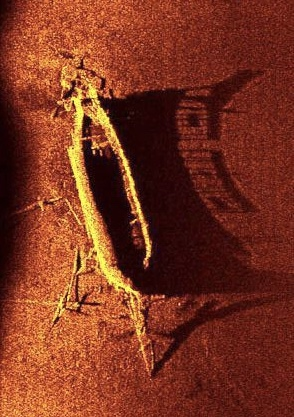
%> input picture TEST15/sonar_original.jpg, 294 x 417 px
$ octave Overall_Without_Circle.m   (GNU Octave 9; MATLAB toolbox functions it lacks are replaced by stand-ins)
%> lines starting %> are read from the running program, lines starting %| are printed output that depends on the picture; in (x1, y1, x2, y2) boxes, pixels count from 0 and x2, y2 are one past the last pixel; in counts of white or black regions, pixels touching at a corner belong together; the program's own positions count from 1
clc
clear all
tic

%%
%Read the Sonar Original Image
Original_Image = imread('sonar_original.jpg'); %Your Local Location of Sonar Image
%> Original_Image is the input picture: size 417x294x3 uint8; mean R, G, B 123.3, 52.2, 31.8

%%
%Gray Image ---- From 3 Channels to 1 Channel
Img_gray = rgb2gray(Original_Image);
[m, n] = size(Img_gray);
%> m = 417; n = 294
figure(1)
imshow(Img_gray)
axis normal;
set(gca,'position',[0 0 1 1]);
print('Img_gray', '-dpng',  '-r600')

%%
%Denoise: DCT (Discrete Cosine Transform)
%medfilt2, Lee, Kuan, Frost, wavelets
Img_Denoise = dct2(Img_gray);  %Discrete Cosine Transform : Noise --> High Frequency --> Low Amplitude
I = zeros(m, n);
I(1:m/3, 1:n/3) = 1; %Keep Low Frequency Denoise High Frequency
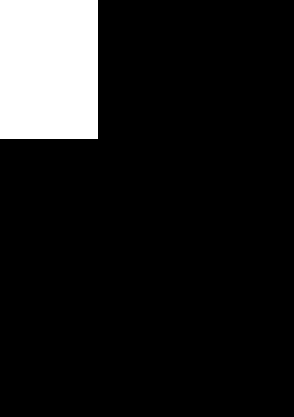
%> I: size 417x294 double; values 0 (black) and 1 (white), 11.1% white; 1 white region, box (x1, y1, x2, y2) and area: (0, 0, 98, 139) 13622
Ydct = Img_Denoise .* I;  %Denoise
Img_Denoise = uint8(idct2(Ydct)); %Inverse Discrete Cosine Transform
%> Img_Denoise: size 417x294 uint8
figure(2)
imshow(Img_Denoise)
axis normal;
set(gca,'position',[0 0 1 1]);
print('Img_Denoise', '-dpng',  '-r600')

%%
%Edge Detection: Roberts Operator
%Operators: roberts, sobel, log, canny, prewitt
Img_Edge = edge(Img_Denoise, 'roberts',0.07);  %G[i,j] = |f[i , j] - f[ i+1, j+1]| + |f[i+1, j] - f[i, j+1]|
%> Img_Edge: size 417x294 logical; 2.5% white in thin lines or dots, all inside (x1, y1, x2, y2) = (15, 12, 182, 380)
figure(3)
imshow(Img_Edge)
axis normal;
set(gca,'position',[0 0 1 1]);
print('Img_Edge', '-dpng',  '-r600')

%%
%Removing Shadow Boundaries
Extend_four = ones(m, n+16);
Extend_four_2 = ones(m, n+16);
for i = 1:m
    for j = 1:7
        Extend_four(i, j) = 150;
        Extend_four_2(i,j) = 150;
    end
end
%> Extend_four: size 417x310 double; values 1 (black) and 150 (white), 2.3% white; 1 white region, box (x1, y1, x2, y2) and area: (0, 0, 7, 417) 2919
for i = 1:m
    for j = n+8:n+16
        Extend_four(i, j) = 150;
        Extend_four_2(i, j) = 150;
    end
end
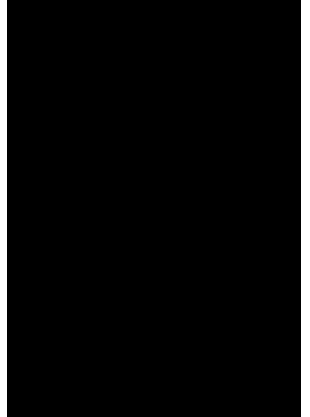
%> Extend_four: size 417x310 double; values 1 (black) and 150 (white), 5.2% white; 2 white regions, box (x1, y1, x2, y2) and area: (301, 0, 310, 417) 3753, (0, 0, 7, 417) 2919
for i = 1:m
    for j = 1:n
        Extend_four(i, j+7) = Img_Denoise(i, j);
        Extend_four_2(i, j+7) = Img_Edge(i, j);
    end
end
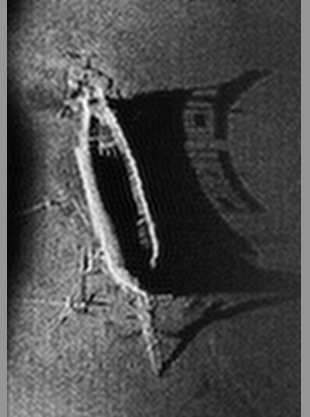
%> Extend_four: size 417x310 double; min 0, max 255, mean 75.2
jiegou = Extend_four_2;
jie2gou = Extend_four_2;
for i = 1:m
    for j = 8:n+8
        if Extend_four_2(i, j) == 1
         jiegou(i,j)=floor((Extend_four(i,j-7)+Extend_four(i,j-6)+Extend_four(i,j-5)+...
             Extend_four(i,j-4)+Extend_four(i,j-3)+Extend_four(i,j-2)+Extend_four(i,j-1))/9);
         jie2gou(i,j)=floor((Extend_four(i,j+7)+Extend_four(i,j+6)+Extend_four(i,j+5)+...
             Extend_four(i,j+4)+Extend_four(i,j+3)+Extend_four(i,j+2)+Extend_four(i,j+1))/7);
        end
    end
end
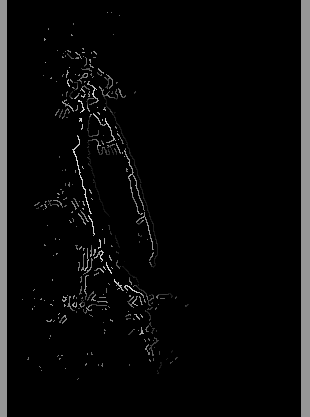
%> jie2gou: size 417x310 double; min 0, max 224, mean 10.3
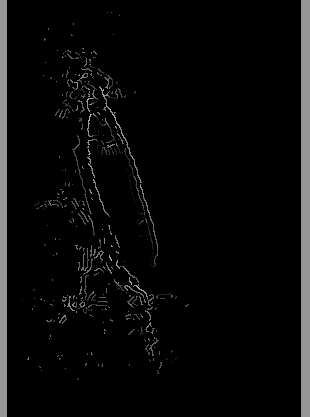
%> jiegou: size 417x310 double; min 0, max 174, mean 9.9
jiegou = uint8(jiegou);
%> jiegou: size 417x310 uint8
jie2gou = uint8(jie2gou);
%> jie2gou: size 417x310 uint8
jiegou1 = jiegou;
for i = 1:m
    for j = 1:n+8
        if jiegou(i, j) <= 80 && jie2gou(i, j) > 50 && jie2gou(i, j) < 150
            jiegou1(i, j) = 0;
        end
    end
end
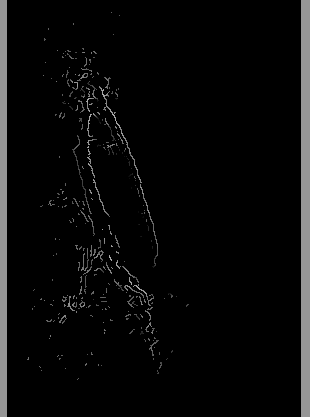
%> jiegou1: size 417x310 uint8; min 0, max 174, mean 9.6

Removing_Shadow_Boundaries = jiegou1(: ,8:n+7);
t = graythresh(Removing_Shadow_Boundaries);
%> t = 0.208
Removing_Shadow_Boundaries = im2bw(Removing_Shadow_Boundaries, t);
%> Removing_Shadow_Boundaries: size 417x294 logical; 1.8% white in thin lines or dots, all inside (x1, y1, x2, y2) = (20, 12, 182, 380)
figure(4)
imshow(Removing_Shadow_Boundaries)
axis normal;
set(gca,'position',[0 0 1 1]);
print('Removing_Shadow_Boundaries', '-dpng',  '-r600')

%%
% Localization Ship
% Find Line Location
[m, n]=size(Removing_Shadow_Boundaries);
A_line = [];

% Statistc the Number of White Pixels for m-line and Save to A[]
for i = 1:m
    for j = 1:n
        num_white = sum(Removing_Shadow_Boundaries(i, :));
        A_line(i) = num_white;
    end
end
%> after the loop, A_line = 417 values, max 24 at index 298, min 0 at index 1, mean 5.16

% Calculate the Possibility of the White Pixels Occupancy in Each Line Using A_line = A_line./sum(A_line);
A_line = A_line./sum(A_line);
%> A_line = 417 values, max 0.0112 at index 298, min 0 at index 1, mean 0.0024
x_axis_line = 1:1:m;
%> x_axis_line = 417 values from 1 to 417
y_axis_line = A_line;
%> y_axis_line has the same summary as A_line

% medfilt1 the Histogram
B = medfilt1(A_line,10);
%> B = 417 values, max 0.00837 at index 303, min 0 at index 1, mean 0.00231
B = medfilt1(B,10);
%> B = 417 values, max 0.00721 at index 302, min 0 at index 1, mean 0.0023
y_axis2_line = B;
%> y_axis2_line has the same summary as B

Hzy1_line = zeros(1, m+4);
Hzy1_line(3:m+2) = y_axis2_line;
hzyx_line(1:m+4) = 1:1:m+4;

Hzy2_line = Hzy1_line;
%> Hzy2_line = 421 values, max 0.00721 at index 304, min 0 at index 1, mean 0.00228
Maximum_line = 0;

% Find the Maximum Value tt of Line Histogram
for i = 3:m+2
    Hzy2_line(i) = (Hzy1_line(i-2) + Hzy1_line(i-1) + Hzy1_line(i) + Hzy1_line(i+1) + Hzy1_line(i+2)) / 5;
    if Hzy2_line(i) > Maximum_line
        Maximum_line = Hzy2_line(i);
        Maximum_line_index = i;
    end
end
%> this loop made 417 passes
%> Maximum_line on passes 47 to 57: 2.32e-05, 0.000116, 0.000279, 0.000465, 0.000674, 0.000907, 0.00109, 0.00121, 0.0013, 0.00137, 0.00139
%> after the loop, Hzy2_line = 421 values, max 0.00721 at index 306, min 0 at index 1, mean 0.00228; Maximum_line = 0.00721; Maximum_line_index = 306

tt2_line = 10;
tt3_line = 10;

for i = 3:m+2
    if Hzy2_line(i)<=tt2_line  &&  i<Maximum_line_index
        tt2_line = Hzy2_line(i);
        Line_Threshold1 = i;
    end

    if Hzy2_line(i)<tt3_line  &&  i>Maximum_line_index
        tt3_line = Hzy2_line(i);
        Line_Threshold2 = i;
    end
end
%> after the loop, Line_Threshold2 = 383; tt3_line = 0


%  Find Column Location
A_column = [];

% Calculate the Possibility of the White Pixels Occupancy in Each Column Using A_column = A_column./sum(A_column);
for i = 1:n
    for j = 1:m
        num_white = sum(Removing_Shadow_Boundaries(:, i));
    end
        A_column(i) = num_white;
end
%> after the loop, A_column = 294 values, max 55 at index 82, min 0 at index 1, mean 7.32
A_column = A_column ./ sum(A_column);
%> A_column = 294 values, max 0.0256 at index 82, min 0 at index 1, mean 0.0034

B = medfilt1(A_column,10);
%> B = 294 values, max 0.0209 at index 81, min 0 at index 1, mean 0.00325
B = medfilt1(B,10);
%> B = 294 values, max 0.0191 at index 79, min 0 at index 1, mean 0.00325
B = medfilt1(B,10);
%> B = 294 values, max 0.0189 at index 80, min 0 at index 1, mean 0.00325
B = medfilt1(B,10);
y_axis2_coulmn = B;
%> y_axis2_coulmn has the same summary as B

Hzy1_column = zeros(1,n+4);
Hzy1_column(3:n+2) = y_axis2_coulmn;
hzyx_column(1:n+4) = 1:1:n+4;

Hzy2_column = Hzy1_column;
%> Hzy2_column = 298 values, max 0.0189 at index 82, min 0 at index 1, mean 0.00321
Maximum_column = 0;

for i = 3:n+2
    Hzy2_column(i) = (Hzy1_column(i-2)+Hzy1_column(i-1)+Hzy1_column(i)+Hzy1_column(i+1)+Hzy1_column(i+2))/5;
    if Hzy2_column(i) > Maximum_column
        Maximum_column = Hzy2_column(i);
        tt1_column = i;
    end
end
%> this loop made 294 passes
%> Maximum_column on passes 25 to 36: 5.81e-06, 2.91e-05, 6.97e-05, 0.000116, 0.000169, 0.000232, 0.000296, 0.000349, 0.000395, 0.000436, 0.000465, 0.0005
%> after the loop, Hzy2_column = 298 values, max 0.0189 at index 84, min 0 at index 1, mean 0.00321; Maximum_column = 0.0189; tt1_column = 84

tt2_column = 10;
tt3_column = 10;
for i=3:n+2
    if Hzy2_column(i) <= tt2_column  && i<tt1_column
        tt2_column = Hzy2_column(i);
        Column_Line_Threshold1 = i;
    end
    if Hzy2_column(i)<tt3_column  &&  i>tt1_column
        tt3_column = Hzy2_column(i);
        Column_Line_Threshold2 = i;
    end
end
%> after the loop, Column_Line_Threshold2 = 166; tt3_column = 0

%Localization Ship
Locate_Ship = Removing_Shadow_Boundaries(Line_Threshold1:Line_Threshold2, Column_Line_Threshold1:Column_Line_Threshold2);
%> Locate_Ship: size 336x141 logical; 4.5% white in thin lines or dots
figure(5)
imshow(Locate_Ship)
axis normal;
set(gca,'position',[0 0 1 1]);
print('Locate_Ship', '-dpng',  '-r600')

%%
%Removing the Margin of Ship
[m1, n1] = size(Locate_Ship);
%> m1 = 336; n1 = 141
white_pixel = 1;
first_location = [];
last_location = [];
Locate_Ship_new = uint8(Locate_Ship);

%Find the first and Last White Pixel and Save the Index
for i = 1:m1
    for j = 1:n1
        if Locate_Ship(i, j) == 0
            random_pixel = randi(224)+1;
            Locate_Ship_new(i, j) = random_pixel;
        end
        pixel_line = uint8(Locate_Ship_new(i, :));
        [white_pixel ,index_first] = unique (pixel_line);  %Find the First White Pixel Using unique()
        [white_pixel, index_last]  = unique (pixel_line, 'legacy'); %Find the Last White Pixel using unique( ***,'legacy' )
        first_location(i) = index_first(1);
        last_location(i)  = index_last(1);
    end
end
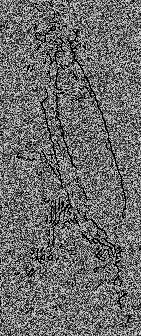
%> Locate_Ship_new: size 336x141 uint8; min 1, max 225, mean 108.4
%> after the loop, first_location = 336 values, max 129 at index 316, min 1 at index 262, mean 47.89; last_location = 336 values, max 141 at index 249, min 6 at index 315, mean 100.2; random_pixel = 17

first_coordinate = [];
last_coordinate = [];
line = 1:1:m1;
%> line = 336 values from 1 to 336
first_coordinate = [line', first_location'];  %Save the First Index
%> first_coordinate = 336 rows, first 12: [1 21; 2 51; 3 52; 4 26; 5 34; 6 44; 7 32; 8 36; 9 34; 10 31; 11 31; 12 40]
last_coordinate  = [line',  last_location'];  %Save the Last Index
%> last_coordinate = 336 rows, first 12: [1 94; 2 52; 3 52; 4 37; 5 63; 6 64; 7 65; 8 37; 9 38; 10 39; 11 63; 12 55]

%Margin of Ship
Locate_Ship_recreate = Locate_Ship;
%> (the run ends here)
